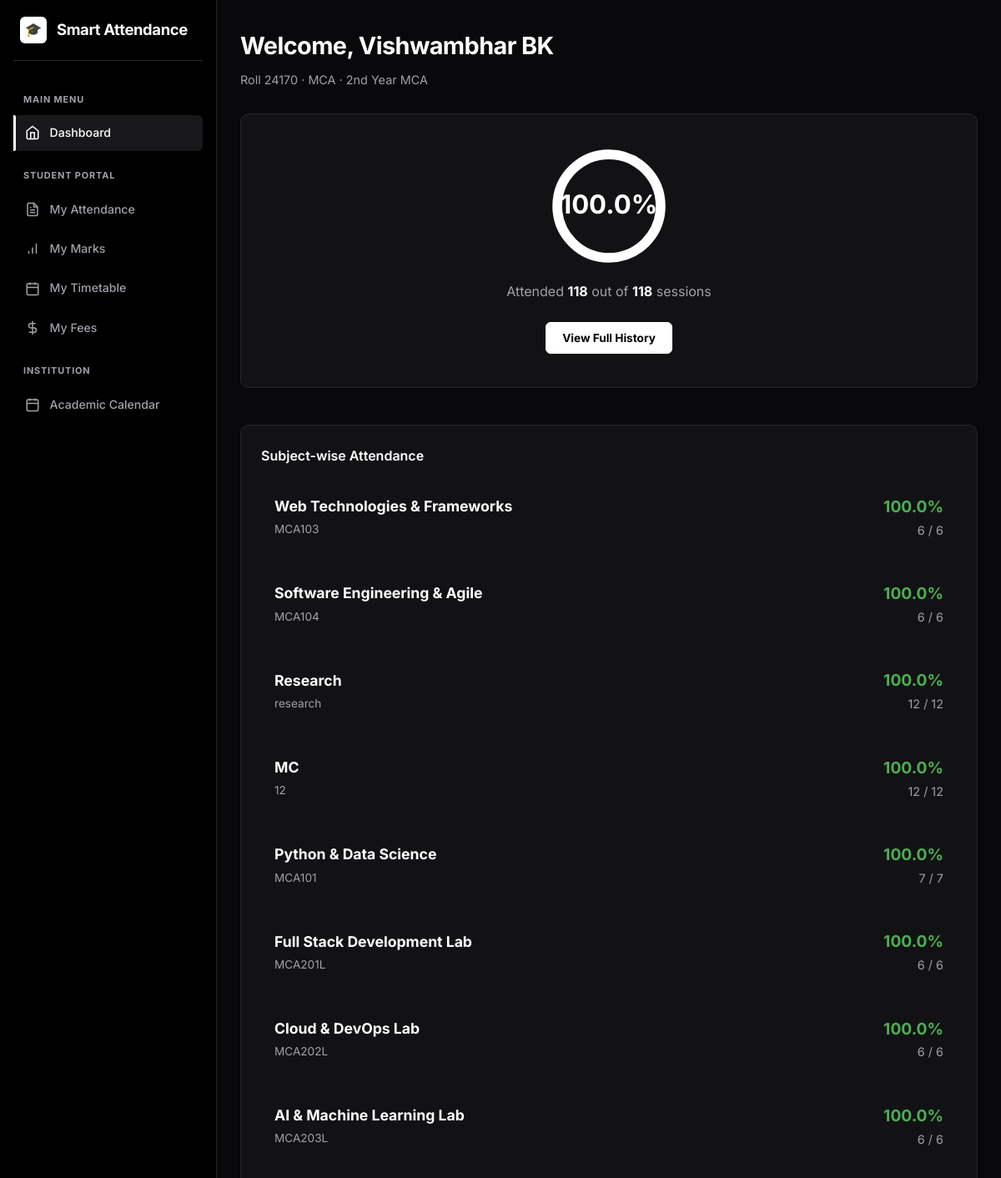
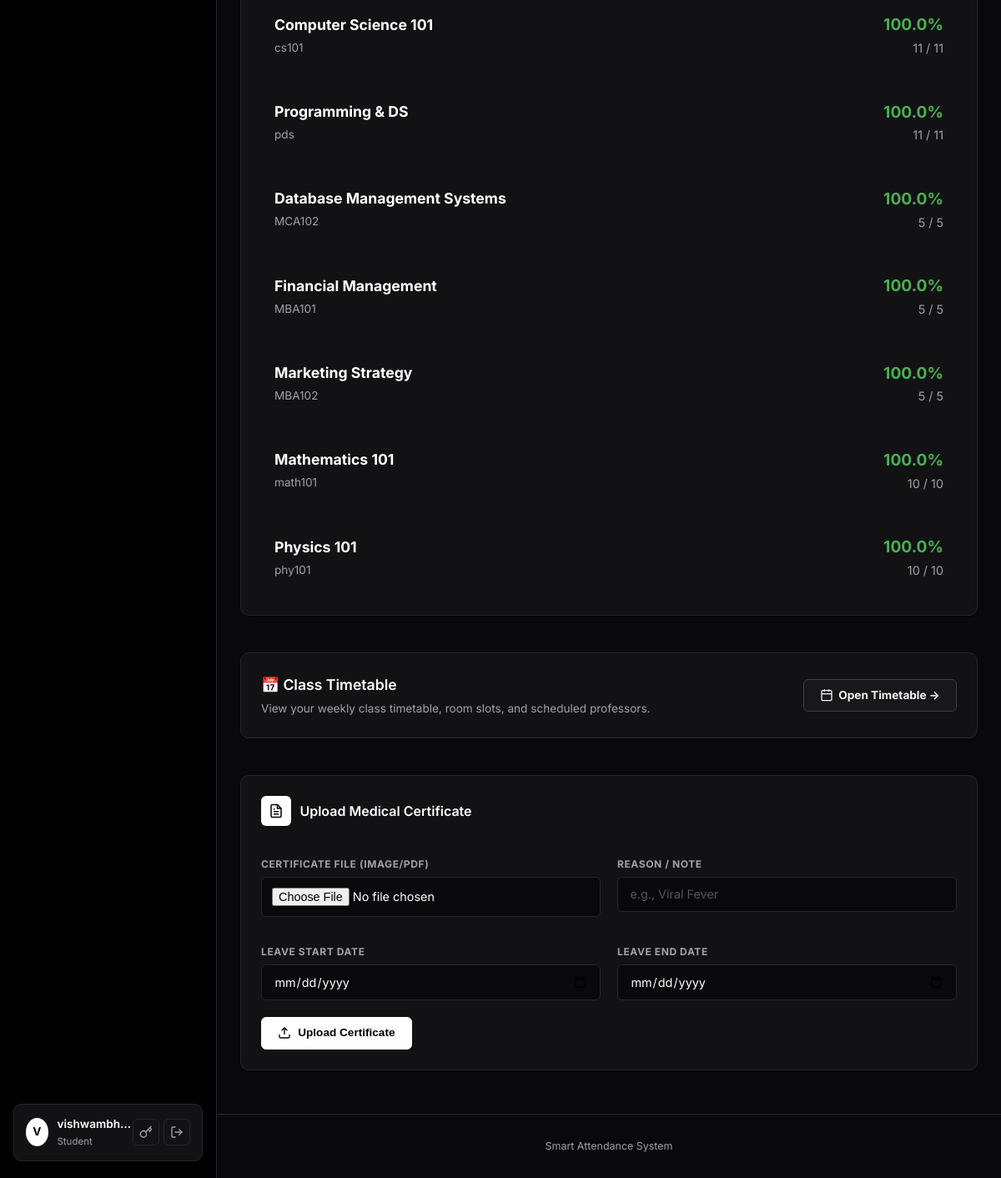
Page / (signed in) on the committed database (2 pictures, top to bottom).
### models.py (models this page shows, shortened)
class User(UserMixin, db.Model):
    __tablename__ = "users"
    id = db.Column(db.Integer, primary_key=True)
    username = db.Column(db.String(80), unique=True, nullable=False, index=True)
    email = db.Column(db.String(120), unique=True, nullable=False)
    password_hash = db.Column(db.String(255), nullable=False)
    role = db.Column(db.String(20), nullable=False, default=ROLE_STUDENT)
    department = db.Column(db.String(80), default="")
    created_at = db.Column(db.DateTime, default=datetime.utcnow)
    student_id = db.Column(db.Integer, db.ForeignKey("students.id"), nullable=True)
    student = db.relationship("Student", backref=db.backref("user", uselist=False))
    face_samples = db.relationship(
        "FaceSample", backref="user", cascade="all, delete-orphan"
    )

class Student(db.Model):
    __tablename__ = "students"
    id = db.Column(db.Integer, primary_key=True)
    roll_number = db.Column(db.String(40), unique=True, nullable=False, index=True)
    name = db.Column(db.String(120), nullable=False)
    department = db.Column(db.String(80), default="")
    class_name = db.Column(db.String(80), default="")
    created_at = db.Column(db.DateTime, default=datetime.utcnow)
    face_samples = db.relationship(
        "FaceSample", backref="student", cascade="all, delete-orphan"
    )
    attendance_records = db.relationship(
        "Attendance", backref="student", cascade="all, delete-orphan"
    )

class Subject(db.Model):
    __tablename__ = "subjects"
    id = db.Column(db.Integer, primary_key=True)
    code = db.Column(db.String(40), unique=True, nullable=False)
    name = db.Column(db.String(120), nullable=False)
    department = db.Column(db.String(80), default="MCA")
    year = db.Column(db.Integer, default=1, nullable=False) # 1 for 1st Year, 2 for 2nd Year
    faculty_id = db.Column(db.Integer, db.ForeignKey("users.id"), nullable=True)
    faculty = db.relationship("User", foreign_keys=[faculty_id])
    sessions = db.relationship(
        "AttendanceSession", backref="subject", cascade="all, delete-orphan"
    )

### blueprints/dashboard.py (the view)
@dashboard_bp.route("/")
@login_required
def index():
    if current_user.role == "parent":
        return redirect(url_for("parents.dashboard"))
    if current_user.role == ROLE_STUDENT:
        return _student_dashboard()
    return _staff_dashboard()

### templates/dashboard/student.html (shortened to what this page needs)
{% extends "base.html" %}
{% block content %}
<h1>Welcome{% if student %}, {{ student.name }}{% endif %}</h1>
{% if student %}
<p class="subtitle">Roll {{ student.roll_number }} · {{ student.department or '—' }} · {{ student.class_name or '—' }}</p>
<div class="card" style="text-align:center; padding: 2.5rem 1.5rem;">
  <div style="position:relative; width:140px; height:140px; margin: 0 auto 1.25rem;">
    <svg viewBox="0 0 36 36" class="circular-chart" style="width:100%; height:100%;">
      <path class="circle-bg"
        d="M18 2.0845
          a 15.9155 15.9155 0 0 1 0 31.831
          a 15.9155 15.9155 0 0 1 0 -31.831"
      />
      <path class="circle"
        stroke="#ffffff"
        stroke-dasharray="{{ percentage }}, 100"
        d="M18 2.0845
          a 15.9155 15.9155 0 0 1 0 31.831
          a 15.9155 15.9155 0 0 1 0 -31.831"
      />
      <text x="18" y="20.35" class="percentage">{{ percentage }}%</text>
    </svg>
  </div>
  <p class="muted" style="font-size: 1rem;">Attended <strong style="color:#fff;">{{ present }}</strong> out of <strong style="color:#fff;">{{ total }}</strong> sessions</p>
  <div style="margin-top:1.5rem;">
    <a class="btn" href="{{ url_for('reports.student_detail', student_id=student.id) }}">View Full History</a>
  </div>
</div>
{% if subject_stats %}
<div class="card" style="margin-top: 1.5rem;">
  <h3>Subject-wise Attendance</h3>
  <div style="display:flex; flex-direction:column; gap:1rem; margin-top:1rem;">
    {% for stat in subject_stats %}
    <div style="display:flex; justify-content:space-between; align-items:center; padding:1rem; background:var(--bg-secondary); border-radius:8px;">
      <div>
        <strong style="display:block; font-size:1.1rem; color:#fff;">{{ stat.subject.name }}</strong>
        <span class="muted">{{ stat.subject.code }}</span>
      </div>
      <div style="text-align:right;">
        <span style="font-size:1.2rem; font-weight:bold; color: {% if stat.percentage >= 75 %}#4caf50{% elif stat.percentage >= 50 %}#ff9800{% else %}#f44336{% endif %};">{{ stat.percentage }}%</span>
        <br>
        <span class="muted" style="font-size:0.9rem;">{{ stat.present }} / {{ stat.total }}</span>
      </div>
    </div>
    {% endfor %}
  </div>
</div>
{% endif %}
<div class="card" style="margin-top: 1.5rem; display:flex; justify-content:space-between; align-items:center; flex-wrap:wrap; gap:1rem;">
  <div>
    <h3 style="margin:0 0 0.25rem 0; font-size:1.1rem; color:#ffffff;">📅 Class Timetable</h3>
    <p class="subtitle" style="margin:0; font-size:0.85rem;">View your weekly class timetable, room slots, and scheduled professors.</p>
  </div>
  <a href="{{ url_for('dashboard.timetable_view') }}" class="btn btn-secondary" style="display:inline-flex; align-items:center; gap:0.4rem;">
    <svg viewBox="0 0 24 24" width="16" height="16" fill="none" stroke="currentColor" stroke-width="2"><rect x="3" y="4" width="18" height="18" rx="2" ry="2"></rect><line x1="16" y1="2" x2="16" y2="6"></line><line x1="8" y1="2" x2="8" y2="6"></line><line x1="3" y1="10" x2="21" y2="10"></line></svg>
    Open Timetable →
  </a>
</div>
<div class="card" style="margin-top: 1.5rem;">
  <div style="display:flex; align-items:center; gap:0.65rem; margin-bottom:1.25rem;">
    <div class="brand-icon" style="width:36px; height:36px;"></div>
    <h3 style="margin:0;">Upload Medical Certificate</h3>
  </div>
  <form method="post" action="{{ url_for('dashboard.upload_certificate') }}" enctype="multipart/form-data">
    <div style="display:flex; gap:1.25rem; flex-wrap:wrap;">
      <div style="flex:1; min-width:240px;">
        <label>Certificate File (Image/PDF)</label>
        <input type="file" name="certificate" required style="padding:0.75rem;">
      </div>
      <div style="flex:1; min-width:240px;">
        <label>Reason / Note</label>
        <input type="text" name="reason" placeholder="e.g., Viral Fever" style="width: 100%;">
      </div>
    </div>
    <div style="display:flex; gap:1.25rem; flex-wrap:wrap; margin-top:1rem;">
      <div style="flex:1; min-width:180px;">
        <label>Leave Start Date</label>
        <input type="date" name="start_date" required style="width:100%;">
      </div>
      <div style="flex:1; min-width:180px;">
        <label>Leave End Date</label>
        <input type="date" name="end_date" required style="width:100%;">
      </div>
    </div>
    <div class="btn-row">
      <button type="submit" class="btn">
        <svg viewBox="0 0 24 24" width="16" height="16" fill="none" stroke="currentColor" stroke-width="2"><path d="M21 15v4a2 2 0 0 1-2 2H5a2 2 0 0 1-2-2v-4"></path><polyline points="17 8 12 3 7 8"></polyline><line x1="12" y1="3" x2="12" y2="15"></line></svg>
        Upload Certificate
      </button>
    </div>
  </form>
</div>
{% endif %}
{% endblock %}

### templates/base.html (shortened to what this page needs)
<!DOCTYPE html>
<html lang="en">
<head>
  <link rel="stylesheet" href="{{ url_for('static', filename='style.css') }}">
</head>
<body>
  <div class="app-layout{% if not current_user.is_authenticated %} auth-layout{% endif %}">
    {% if current_user.is_authenticated %}
    <aside class="sidebar" id="sidebar">
      <div class="sidebar-brand">
        <a href="{{ url_for('dashboard.index') }}">
          <div class="brand-icon">🎓</div>
          <span class="brand-name">Smart Attendance</span>
        </a>
      </div>
      <nav class="sidebar-nav">
        {% if current_user.role != 'parent' %}
        <div class="nav-section-label">Main Menu</div>
        <a href="{{ url_for('dashboard.index') }}" class="nav-item">
          <svg viewBox="0 0 24 24" width="18" height="18" fill="none" stroke="currentColor" stroke-width="2"><path d="M3 9l9-7 9 7v11a2 2 0 0 1-2 2H5a2 2 0 0 1-2-2z"></path><polyline points="9 22 9 12 15 12 15 22"></polyline></svg>
          <span>Dashboard</span>
        </a>
        {% endif %}
        {% if current_user.role == 'student' %}
          {% if current_user.student %}
          <div class="nav-section-label">Student Portal</div>
          <a href="{{ url_for('reports.student_detail', student_id=current_user.student.id) }}" class="nav-item">
            <span>My Attendance</span>
          </a>
          <a href="{{ url_for('students.my_marks') }}" class="nav-item">
            <svg viewBox="0 0 24 24" width="18" height="18" fill="none" stroke="currentColor" stroke-width="2"><path d="M12 20V10M18 20V4M6 20v-4"></path></svg>
            <span>My Marks</span>
          </a>
          <a href="{{ url_for('dashboard.timetable_view') }}" class="nav-item{% if request.endpoint == 'dashboard.timetable_view' %} active{% endif %}">
            <svg viewBox="0 0 24 24" width="18" height="18" fill="none" stroke="currentColor" stroke-width="2"><rect x="3" y="4" width="18" height="18" rx="2" ry="2"></rect><line x1="16" y1="2" x2="16" y2="6"></line><line x1="8" y1="2" x2="8" y2="6"></line><line x1="3" y1="10" x2="21" y2="10"></line></svg>
            <span>My Timetable</span>
          </a>
          <a href="{{ url_for('students.my_fees') }}" class="nav-item">
            <svg viewBox="0 0 24 24" width="18" height="18" fill="none" stroke="currentColor" stroke-width="2"><line x1="12" y1="1" x2="12" y2="23"></line><path d="M17 5H9.5a3.5 3.5 0 0 0 0 7h5a3.5 3.5 0 0 1 0 7H6"></path></svg>
            <span>My Fees</span>
          </a>
          {% endif %}
        {% endif %}
        <div class="nav-section-label">Institution</div>
        <a href="{{ url_for('calendar.index') }}" class="nav-item">
          <svg viewBox="0 0 24 24" width="18" height="18" fill="none" stroke="currentColor" stroke-width="2"><rect x="3" y="4" width="18" height="18" rx="2" ry="2"></rect><line x1="16" y1="2" x2="16" y2="6"></line><line x1="8" y1="2" x2="8" y2="6"></line><line x1="3" y1="10" x2="21" y2="10"></line></svg>
          <span>Academic Calendar</span>
        </a>
      </nav>
      <div class="sidebar-user">
        <div class="user-profile">
          <div class="user-avatar">{{ current_user.username[0]|upper }}</div>
          <div class="user-info">
            <span class="username">{{ current_user.username }}</span>
            <span class="user-role">{{ current_user.role }}</span>
          </div>
        </div>
        <div class="user-actions">
          <a href="{{ url_for('auth.change_password') }}" title="Change Password" class="user-action-btn">
            <svg viewBox="0 0 24 24" width="16" height="16" fill="none" stroke="currentColor" stroke-width="2" stroke-linecap="round" stroke-linejoin="round"><path d="M21 2l-2 2m-7.61 7.61a5.5 5.5 0 1 1-7.778 7.778 5.5 5.5 0 0 1 7.777-7.777zm0 0L15.5 7.5m0 0l3 3L22 7l-3-3m-3.5 3.5L19 4"></path></svg>
          </a>
          <a href="{{ url_for('auth.logout') }}" title="Logout" class="user-action-btn logout-btn">
            <svg viewBox="0 0 24 24" width="16" height="16" fill="none" stroke="currentColor" stroke-width="2" stroke-linecap="round" stroke-linejoin="round"><path d="M9 21H5a2 2 0 0 1-2-2V5a2 2 0 0 1 2-2h4"></path><polyline points="16 17 21 12 16 7"></polyline><line x1="21" y1="12" x2="9" y2="12"></line></svg>
          </a>
        </div>
      </div>
    </aside>
    {% endif %}
    <div class="main-wrapper">
      <main class="container page-transition">
        {% block content %}{% endblock %}
      </main>
      <footer class="footer">Smart Attendance System</footer>
    </div>
  </div>
</body>
</html>

### rows in the picture
User: username "V", username "vishwambh…", role "Student"
Student: name "Vishwambhar BK", roll_number "24170", department "MCA", class_name "2nd Year MCA"
Subject: subject.name "Web Technologies & Frameworks", subject.code "MCA103"
Subject: subject.name "Software Engineering & Agile", subject.code "MCA104"
Subject: subject.name "Research", subject.code "research"
Subject: subject.name "MC", subject.code "12"
Subject: subject.name "Python & Data Science", subject.code "MCA101"
Subject: subject.name "Full Stack Development Lab", subject.code "MCA201L"
Subject: subject.name "Cloud & DevOps Lab", subject.code "MCA202L"
Subject: subject.name "AI & Machine Learning Lab", subject.code "MCA203L"
Subject: subject.name "Computer Science 101", subject.code "cs101"
Subject: subject.name "Programming & DS", subject.code "pds"
Subject: subject.name "Database Management Systems", subject.code "MCA102"
Subject: subject.name "Financial Management", subject.code "MBA101"
Subject: subject.name "Marketing Strategy", subject.code "MBA102"
Subject: subject.name "Mathematics 101", subject.code "math101"
Subject: subject.name "Physics 101", subject.code "phy101"

### other values in the picture
{{ percentage }} "100.0"
{{ present }} "118"
{{ total }} "118"
{{ stat.percentage }} "100.0" "100.0" "100.0" "100.0" "100.0" "100.0" "100.0" "100.0" "100.0" "100.0" "100.0" "100.0" "100.0" "100.0" "100.0"
{{ stat.present }} "6" "6" "12" "12" "7" "6" "6" "6" "11" "11" "5" "5" "5" "10" "10"
{{ stat.total }} "6" "6" "12" "12" "7" "6" "6" "6" "11" "11" "5" "5" "5" "10" "10"
